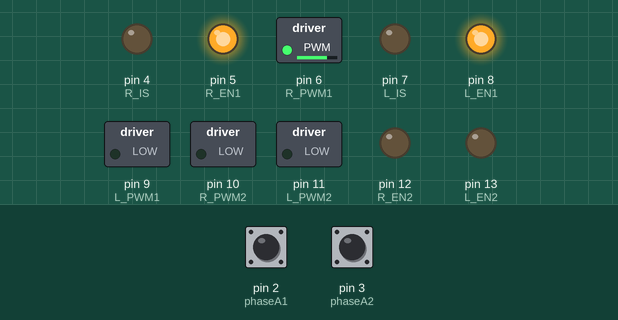
Simulated run of this program. Board: Arduino Uno, built with avr-gcc and run on an emulated ATmega328P. Shown: switched loads named in the program (green lamp = pin HIGH), output pins drawn as LEDs (lit = HIGH). The test bench sets the inputs (shaded band); at power-on: pin 2 (phaseA1) HIGH, pin 3 (phaseA2) HIGH.

Above: at 0.1 s.
Timing chart, 0 to 1.6 s (numbered marks = the images above):
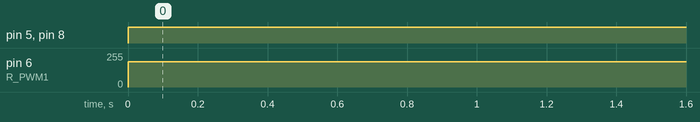

The program:

main.cpp
```cpp
#include <Arduino.h>

//DRIVER RIGHT WHEEL(1)
#define R_IS 4
#define L_IS 7

#define R_EN1 5
#define R_PWM1 6
#define L_EN1 8
#define L_PWM1 9

//DRIVER LEFT WHEEL(2)
#define R_EN2 12
#define R_PWM2 10
#define L_EN2 13
#define L_PWM2 11

// ENCODER RIGHT WHEEL(1)
#define phaseA1 2
#define phaseB1 1

// ENCODER LEFT WHEEL(2)
#define phaseA2 3
#define phaseB2 0

//read encoder pulse
long pos1 = 0;
long pos2 = 0;

void count1()
{
    if (digitalRead(phaseB1) == LOW)
    {
        pos1++;
    }
    else
    {
        pos1--;
    }
}
void count2()
{
    if (digitalRead(phaseB2) == HIGH)
    {
        pos2++;
    }
    else
    {
        pos2--;
    }
}
void motorOn()
{
    digitalWrite(R_EN1, HIGH);
    digitalWrite(L_EN1, HIGH);
    digitalWrite(R_EN2, HIGH);
    digitalWrite(L_EN2, HIGH);
}
void motorOff()
{
    digitalWrite(R_EN1, LOW);
    digitalWrite(L_EN1, LOW);
    digitalWrite(R_EN2, LOW);
    digitalWrite(L_EN2, LOW);
}

void goforward(int cm)
{
    /*encoder 600pulse, wheel diameter 10cm */
    long pulse = (cm * 600)/31.4;
    motorOn();
    //go forward (75% PWM)
    while(pos1 <= pulse)
    {
        analogWrite(R_PWM1, 190);
        analogWrite(L_PWM1, 0);
        analogWrite(R_PWM2, 0);
        analogWrite(L_PWM2, 190);
        delay(20);
    }
    pos1 = 0;
    motorOff();
}
void gobackward(int cm)
{
    long pulse = -(cm * 600)/31.4;
    motorOn();
    while (pos1 >= pulse)
    {
      //go backward (75% PWM)
      analogWrite(R_PWM1, 0);
      analogWrite(L_PWM1, 190);
      analogWrite(R_PWM2, 190);
      analogWrite(L_PWM2, 0);
      delay(20);
    }
    pos1 = 0;
    motorOff();
}
void turnright()
{
    pos2 = 0;
    digitalWrite(R_EN1, LOW);
    digitalWrite(L_EN1, LOW);
    digitalWrite(R_EN2, HIGH);
    digitalWrite(L_EN2, HIGH);
    while (pos2 < 900)
    {
        analogWrite(R_PWM1, 0);
        analogWrite(L_PWM1, 190);
    }
    pos2 = 0;
    motorOff();
}

void turnleft()
{
    pos1 = 0;
    digitalWrite(R_EN1, HIGH);
    digitalWrite(L_EN1, HIGH);
    digitalWrite(R_EN2, LOW);
    digitalWrite(L_EN2, LOW);
    while(pos1 < 900)
    {
        analogWrite(R_PWM1, 190);
        analogWrite(L_PWM1, 0);
    }
    pos1 = 0;
    motorOff();
}

void setup()
{
    Serial.begin(115200);
    pinMode(R_IS, OUTPUT);
    pinMode(L_IS, OUTPUT);
    digitalWrite(R_IS, LOW);
    digitalWrite(L_IS, LOW);

    pinMode(R_EN1, OUTPUT);
    pinMode(L_EN1, OUTPUT);
    pinMode(R_PWM1, OUTPUT);
    pinMode(L_PWM1, OUTPUT);
    digitalWrite(R_EN1, HIGH);
    digitalWrite(L_EN1, HIGH);

    pinMode(R_EN2, OUTPUT);
    pinMode(L_EN2, OUTPUT);
    pinMode(R_PWM2, OUTPUT);
    pinMode(L_PWM2, OUTPUT);
    digitalWrite(R_EN2, HIGH);
    digitalWrite(L_EN2, HIGH);

    //interrupt 0 is pin 2
    attachInterrupt(0, count1, FALLING);
    pinMode(phaseA1, INPUT_PULLUP);
    pinMode(phaseB1, INPUT_PULLUP);
    //interrupt 1 is pin 3
    attachInterrupt(1, count2, FALLING);
    pinMode(phaseA2, INPUT_PULLUP);
    pinMode(phaseB2, INPUT_PULLUP);
}

void loop()
{
  //run into a square
    for (int i = 0; i < 4; i++)
    {
        goforward(200);
        turnleft();
    }
    delay(10000);
}
```

Measured:
- by itself, pin 5 (R_EN1), pin 8 (L_EN1): LOW → HIGH at 0.00 s
- by itself, pin 6 (R_PWM1): 0/255 → 190/255 at 0.00 s
